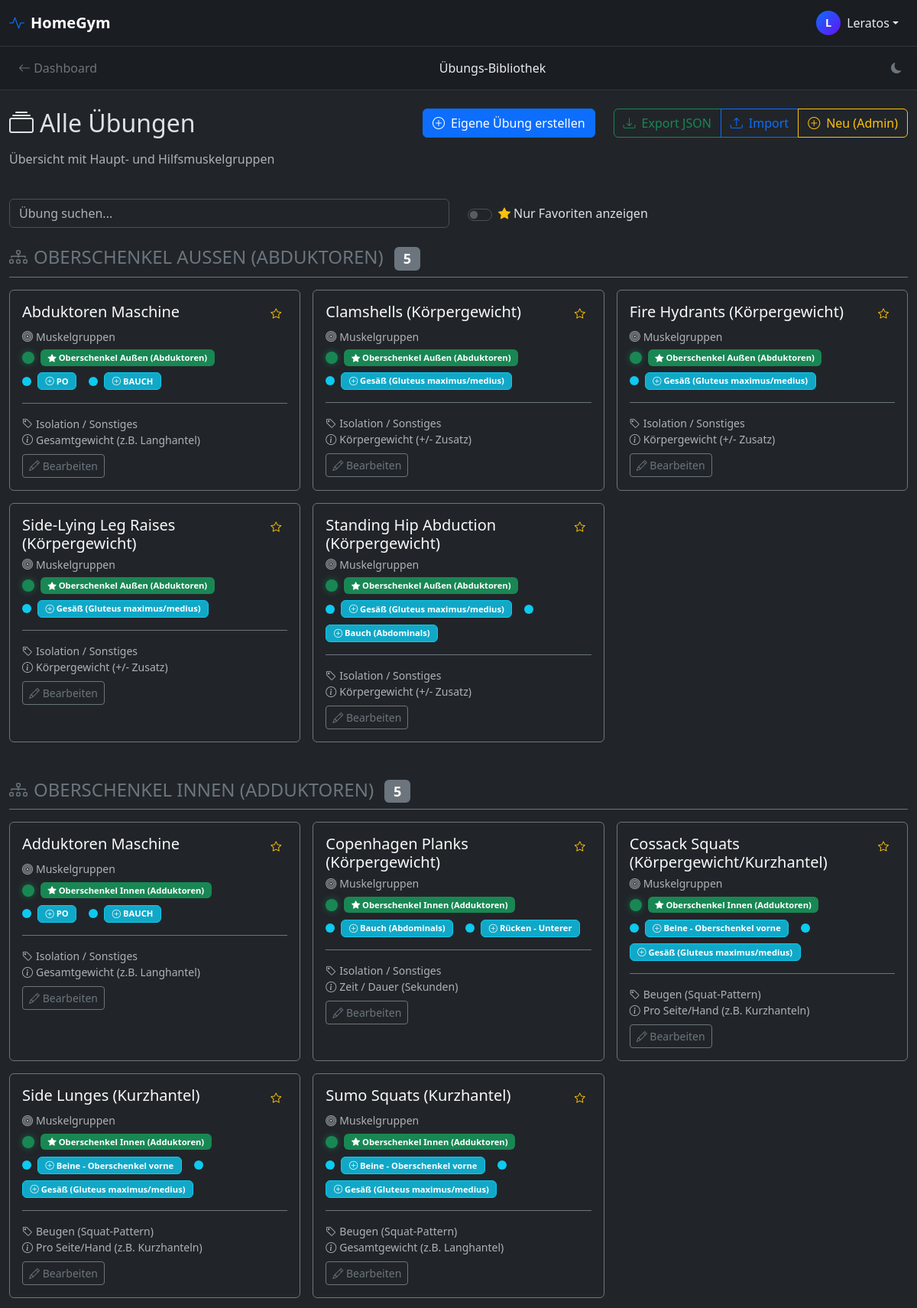
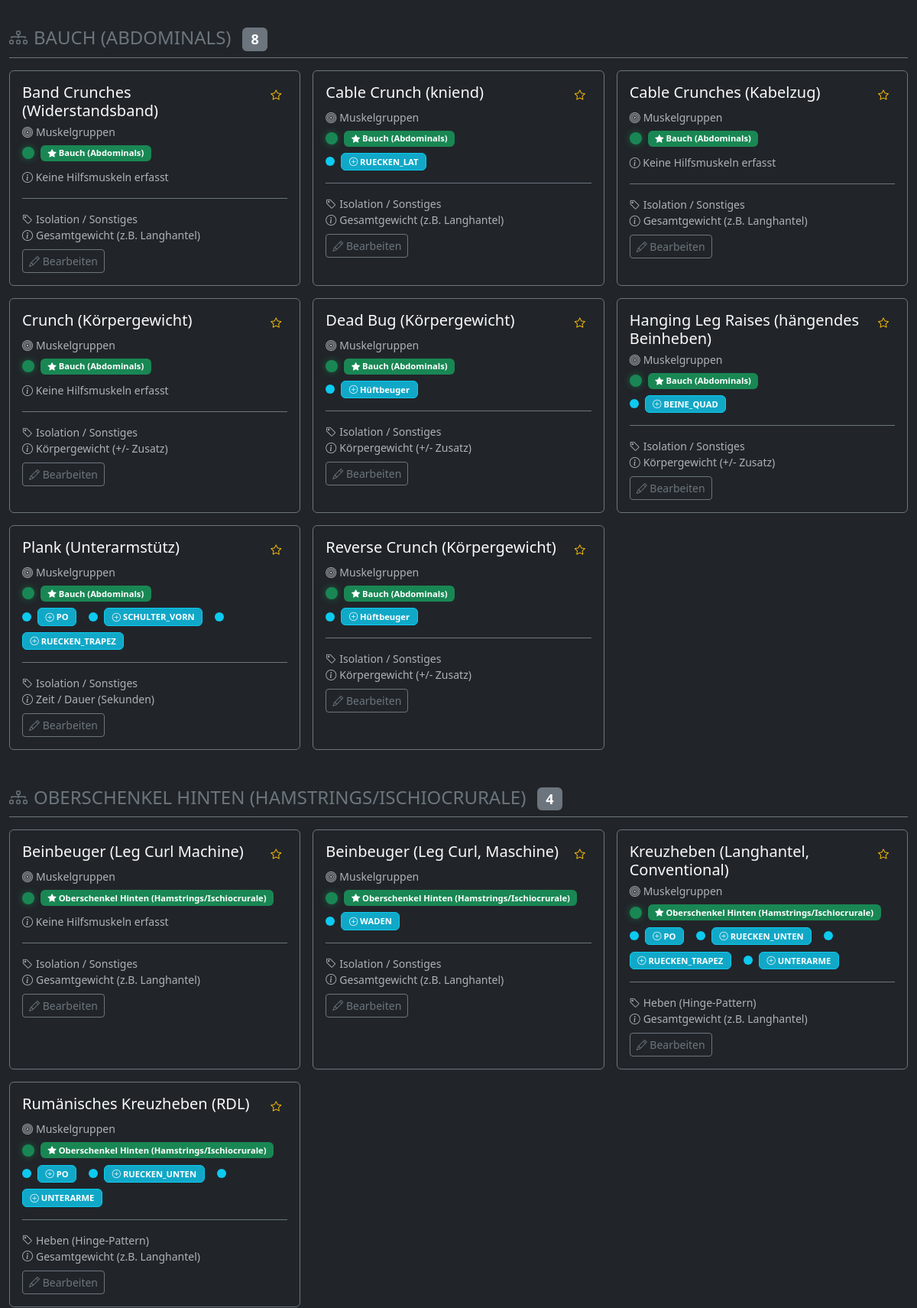
/uebungen/ (signed in, upper part), run on the app's committed database (2 pictures, top to bottom).
### core/models.py (models this page shows, shortened)
class Uebung(models.Model):
    bezeichnung = models.CharField(max_length=100, verbose_name="Name der Übung")
    muskelgruppe = models.CharField(max_length=50, choices=MUSKELGRUPPEN, verbose_name="Hauptmuskel")
    hilfsmuskeln = models.JSONField(default=list, blank=True, verbose_name="Hilfsmuskelgruppen")
    gewichts_typ = models.CharField(max_length=20, choices=GEWICHTS_TYP, default='GESAMT', verbose_name="Gewichtsart")
    bewegungstyp = models.CharField(max_length=20, choices=BEWEGUNGS_TYP, default='ISOLATION', verbose_name="Bewegungsmuster")
    equipment = models.ManyToManyField(Equipment, related_name="uebungen", blank=True, verbose_name="Benötigtes Equipment")
    beschreibung = models.TextField(blank=True, verbose_name="Anleitung / Notizen")
    bild = models.ImageField(upload_to='uebungen_bilder/', blank=True, null=True, verbose_name="Foto/Grafik")
    video_link = models.URLField(blank=True, null=True, verbose_name="YouTube Link")
    favoriten = models.ManyToManyField(User, related_name="favoriten_uebungen", blank=True)
    created_by = models.ForeignKey(User, on_delete=models.CASCADE, related_name="custom_uebungen", null=True, blank=True, verbose_name="Erstellt von")
    is_custom = models.BooleanField(default=False, verbose_name="Benutzerdefinierte Übung")
    erstellt_am = models.DateTimeField(auto_now_add=True)
    class Meta:
        verbose_name = "Übung"
        verbose_name_plural = "Übungen"
        ordering = ['bezeichnung']

### core/views.py (the view)
# urls.py: path('uebungen/', views.uebungen_auswahl, name='uebungen_auswahl'),
@login_required
def uebungen_auswahl(request):
    user_equipment_ids = request.user.verfuegbares_equipment.values_list('id', flat=True)
    base_queryset = Uebung.objects.filter(
        Q(is_custom=False) | Q(created_by=request.user)
    ).prefetch_related('equipment', 'favoriten')
    if user_equipment_ids:
        uebungen = []
        for uebung in base_queryset.order_by('muskelgruppe', 'bezeichnung'):
            required_eq_ids = set(uebung.equipment.values_list('id', flat=True))
            if not required_eq_ids or required_eq_ids.issubset(set(user_equipment_ids)):
                uebungen.append(uebung)
    else:
        uebungen = base_queryset.filter(equipment__isnull=True).distinct().order_by('muskelgruppe', 'bezeichnung')
    uebungen_nach_gruppe = {}
    for uebung in uebungen:
        mg_label = dict(MUSKELGRUPPEN).get(uebung.muskelgruppe, uebung.muskelgruppe)
        if mg_label not in uebungen_nach_gruppe:
            uebungen_nach_gruppe[mg_label] = []
        hilfs_labels = []
        if uebung.hilfsmuskeln:
            if isinstance(uebung.hilfsmuskeln, str):
                hilfs_texte = [h.strip() for h in uebung.hilfsmuskeln.split(',')]
            else:
                hilfs_texte = uebung.hilfsmuskeln
            text_to_code = {
                'Trizeps': 'TRIZEPS',
                'Bizeps': 'BIZEPS',
                'Brust': 'BRUST',
                'Schulter - Vordere': 'SCHULTER_VORN',
                'Schulter - Seitliche': 'SCHULTER_SEIT',
                'Schulter - Hintere': 'SCHULTER_HINT',
                'Bauch': 'BAUCH',
                'Po': 'PO',
                'Unterarme': 'UNTERARME',
                'Rücken - Nacken/Trapez': 'RUECKEN_TRAPEZ',
                'Rücken - Breiter Muskel': 'RUECKEN_LAT',
                'Rücken - Latissimus': 'RUECKEN_LAT',
                'Unterer Rücken': 'RUECKEN_UNTEN',
                'Beine - Quadrizeps': 'BEINE_QUAD',
                'Beine - Hamstrings': 'BEINE_HAM',
                'Waden': 'WADEN',
                'Adduktoren': 'ADDUKTOREN',
            }
            import re
            for hilfs_text in hilfs_texte:
                hilfs_text_clean = re.sub(r'\([^)]*\)', '', hilfs_text).strip()
                code = text_to_code.get(hilfs_text_clean)
                if code:
                    label = dict(MUSKELGRUPPEN).get(code, hilfs_text_clean)
                    hilfs_labels.append(label)
                else:
                    hilfs_labels.append(hilfs_text_clean)
        uebung.muskelgruppe_label = mg_label
        uebung.hilfsmuskeln_labels = hilfs_labels
        uebung.hilfsmuskeln_count = len(hilfs_labels)
        uebungen_nach_gruppe[mg_label].append(uebung)
    context = {
        'uebungen_nach_gruppe': uebungen_nach_gruppe,
        'user_equipment': request.user.verfuegbares_equipment.all(),
    }
    return render(request, 'core/uebungen_auswahl.html', context)

### core/context_processors.py (called while the page is built)
def global_context(request):
    return {
        'current_year': datetime.now().year,
    }

### core/templates/core/uebungen_auswahl.html (shortened to what this page needs)
{% load static %}
{% load static %}<!doctype html>
<html lang="de" data-bs-theme="dark" id="htmlRoot">
<head>
    <link href="https://cdn.jsdelivr.net/npm/bootstrap@5.3.3/dist/css/bootstrap.min.css" rel="stylesheet">
    <link rel="stylesheet" href="https://cdn.jsdelivr.net/npm/bootstrap-icons@1.11.3/font/bootstrap-icons.min.css">
    <link rel="stylesheet" href="{% static 'core/css/theme-styles.css' %}">
    <link rel="stylesheet" href="{% static 'core/css/toast.css' %}">
</head>
<body>
    {% include 'core/includes/global_header.html' %}
    <nav class="navbar navbar-page border-bottom">
        <div class="container-fluid">
            <a class="btn btn-outline-secondary border-0" href="{% url 'dashboard' %}">
                <i class="bi bi-arrow-left"></i> Dashboard
            </a>
            <span class="navbar-text">Übungs-Bibliothek</span>
                    <button onclick="toggleTheme()" class="btn btn-sm btn-outline-secondary border-0 ms-2" title="Theme wechseln">
              <i class="bi bi-moon-fill" id="themeIcon"></i>
            </button>
</div>
    </nav>
    <div class="container-fluid py-4">
        <div class="row mb-4">
            <div class="col">
                <h2 class="mb-3">
                    <i class="bi bi-collection me-2"></i>Alle Übungen
                </h2>
                <p class="text-muted">
                    Übersicht mit Haupt- und Hilfsmuskelgruppen
                </p>
            </div>
            <div class="col-auto">
                <button type="button" class="btn btn-primary" data-bs-toggle="modal" data-bs-target="#createCustomExerciseModal">
                    <i class="bi bi-plus-circle me-2"></i>Eigene Übung erstellen
                </button>
            </div>
            {% if user.is_staff %}
            <div class="col-auto">
                <div class="btn-group" role="group">
                    <a href="{% url 'export_uebungen' %}" class="btn btn-outline-success" title="Übungen exportieren">
                        <i class="bi bi-download me-2"></i>Export JSON
                    </a>
                    <button type="button" class="btn btn-outline-primary" data-bs-toggle="modal" data-bs-target="#importModal" title="Übungen importieren">
                        <i class="bi bi-upload me-2"></i>Import
                    </button>
                    <a href="{% url 'admin:core_uebung_add' %}" class="btn btn-outline-warning" title="Neue Übung">
                        <i class="bi bi-plus-circle me-2"></i>Neu (Admin)
                    </a>
                </div>
            </div>
            {% endif %}
        </div>
        <div class="row mb-4">
            <div class="col-md-6">
                <input type="text" id="searchExercises" class="form-control" placeholder="Übung suchen...">
            </div>
            <div class="col-md-6">
                <div class="form-check form-switch d-flex align-items-center h-100">
                    <input class="form-check-input" type="checkbox" id="favoritenFilter" style="cursor: pointer;">
                    <label class="form-check-label ms-2" for="favoritenFilter" style="cursor: pointer;">
                        <i class="bi bi-star-fill text-warning me-1"></i>Nur Favoriten anzeigen
                    </label>
                </div>
            </div>
        </div>
        {% for gruppe, uebungen in uebungen_nach_gruppe.items %}
        <div class="muscle-group-section mb-5">
            <h4 class="text-secondary text-uppercase mb-3 border-bottom border-secondary pb-2">
                <i class="bi bi-diagram-3 me-2"></i>{{ gruppe }}
                <span class="badge bg-secondary ms-2">{{ uebungen|length }}</span>
            </h4>
            <div class="row g-3">
                {% for uebung in uebungen %}
                <div class="col-lg-4 col-md-6 exercise-item" data-name="{{ uebung.bezeichnung|lower }}">
                    <a href="{% url 'exercise_detail' uebung.id %}" class="text-decoration-none">
                        <div class="card exercise-card bg-dark border-secondary h-100">
                            <div class="card-body">
                                <div class="d-flex justify-content-between align-items-start mb-2">
                                    <h5 class="card-title mb-0 text-light flex-grow-1">
                                        {{ uebung.bezeichnung }}
                                    </h5>
                                    <button
                                        class="btn btn-sm btn-outline-warning border-0 favorit-btn {% if user in uebung.favoriten.all %}active{% endif %}"
                                        onclick="event.preventDefault(); event.stopPropagation(); toggleFavorit({{ uebung.id }}, this);"
                                        title="{% if user in uebung.favoriten.all %}Aus Favoriten entfernen{% else %}Zu Favoriten hinzufügen{% endif %}">
                                        <i class="bi {% if user in uebung.favoriten.all %}bi-star-fill{% else %}bi-star{% endif %} text-warning"></i>
                                    </button>
                                </div>
                            <div class="mb-3">
                                <h6 class="text-muted small mb-2">
                                    <i class="bi bi-bullseye me-1"></i>Muskelgruppen
                                </h6>
                                <div class="muscle-visual mb-2">
                                    <span class="muscle-dot primary" title="Hauptmuskel"></span>
                                    <span class="badge muscle-badge primary">
                                        <i class="bi bi-star-fill"></i> {{ uebung.muskelgruppe_label }}
                                    </span>
                                </div>
                                {% if uebung.hilfsmuskeln_labels %}
                                <div class="muscle-visual">
                                    {% for hilfs in uebung.hilfsmuskeln_labels %}
                                    <span class="muscle-dot secondary" title="Hilfsmuskel"></span>
                                    <span class="badge muscle-badge secondary">
                                        <i class="bi bi-plus-circle"></i> {{ hilfs }}
                                    </span>
                                    {% if not forloop.last %}<br>{% endif %}
                                    {% endfor %}
                                </div>
                                {% else %}
                                <small class="text-muted">
                                    <i class="bi bi-info-circle"></i> Keine Hilfsmuskeln erfasst
                                </small>
                                {% endif %}
                            </div>
                            <div class="mt-auto pt-3 border-top border-secondary">
                                <small class="text-muted d-block">
                                    <i class="bi bi-tag me-1"></i>{{ uebung.get_bewegungstyp_display }}
                                </small>
                                <small class="text-muted d-block">
                                    <i class="bi bi-info-circle me-1"></i>{{ uebung.get_gewichts_typ_display }}
                                </small>
                                {% if user.is_staff %}
                                <div class="mt-2">
                                    <a href="{% url 'admin:core_uebung_change' uebung.id %}" class="btn btn-sm btn-outline-secondary" onclick="event.stopPropagation();">
                                        <i class="bi bi-pencil"></i> Bearbeiten
                                    </a>
                                </div>
                                {% endif %}
                            </div>
                        </div>
                    </div>
                    </a>
                </div>
                {% endfor %}
            </div>
        </div>
        {% endfor %}
    </div>
</body>
</html>

### core/templates/core/includes/global_header.html (shortened to what this page needs)
<nav class="navbar navbar-theme border-bottom sticky-top">
    <div class="container-fluid">
        <a class="navbar-brand fw-bold d-flex align-items-center" href="{% url 'dashboard' %}">
            <i class="bi bi-activity text-primary me-2"></i>
            <span class="d-none d-sm-inline">HomeGym</span>
        </a>
        <div class="dropdown">
            <button class="btn btn-theme dropdown-toggle d-flex align-items-center border-0"
                    type="button"
                    id="userDropdown"
                    data-bs-toggle="dropdown"
                    aria-expanded="false">
                <div class="user-avatar me-2">
                    {{ user.username|slice:":1"|upper }}
                </div>
                <span class="d-none d-md-inline">{{ user.username }}</span>
            </button>
        </div>
    </div>
</nav>

### core/static/core/css/theme-styles.css (style rules this page uses)
[data-bs-theme="dark"] .card { background-color: #2b3035; color: #fff; }
.navbar-page { background-color: var(--bs-body-bg); border-bottom-color: var(--bs-border-color) !important; }
[data-bs-theme="dark"] .navbar-page { background-color: #1a1d21; border-bottom-color: #30363d !important; }
.navbar-page .navbar-text, .navbar-page .page-title { color: var(--bs-body-color); }
[data-bs-theme="dark"] .navbar-page .navbar-text, [data-bs-theme="dark"] .navbar-page .page-title { color: #e9ecef; }

### core/templates/core/uebungen_auswahl.html (style rules this page uses)
.exercise-card { transition: all 0.2s; }
.exercise-card .text-light { color: #f8f9fa !important; }
.muscle-visual { display: flex; align-items: center; gap: 0.5rem; flex-wrap: wrap; }
.muscle-dot { width: 12px; height: 12px; border-radius: 50%; display: inline-block; }
.muscle-dot.primary { background-color: #198754; width: 16px; height: 16px; box-shadow: 0 0 8px rgba(25, 135, 84, 0.6); }
.muscle-dot.secondary { background-color: #0dcaf0; }
.muscle-badge { font-size: 0.7rem; padding: 0.3rem 0.6rem; }
.muscle-badge.primary { background-color: #198754; }
.muscle-badge.secondary { background-color: rgba(13, 202, 240, 0.8); border: 1px solid #0dcaf0; }
.favorit-btn { padding: 0.25rem 0.5rem; transition: all 0.2s; }

### core/templates/core/includes/global_header.html (style rules this page uses)
.navbar-theme { background-color: var(--bs-body-bg); border-bottom-color: var(--bs-border-color) !important; }
[data-bs-theme="dark"] .navbar-theme { background-color: #1a1d21; border-bottom-color: #30363d !important; }
.btn-theme { background-color: transparent; color: var(--bs-body-color); }
[data-bs-theme="dark"] .btn-theme { color: #e9ecef; }
.user-avatar { width: 32px; height: 32px; background: linear-gradient(135deg, #0d6efd, #6610f2); border-radius: 50%; display: flex; align-items: center; justify-content: center; font-weight: bold; font-size: 0.9rem; color: white; }

### data on the page
Uebung: gruppe "OBERSCHENKEL AUSSEN (ABDUKTOREN)", uebungen "5", bezeichnung "Abduktoren Maschine", muskelgruppe_label "Oberschenkel Außen (Abduktoren)", hilfsmuskeln_labels "PO" "BAUCH", bewegungstyp "Isolation / Sonstiges", gewichts_typ "Gesamtgewicht (z.B. Langhantel)"
Uebung: bezeichnung "Clamshells (Körpergewicht)", muskelgruppe_label "Oberschenkel Außen (Abduktoren)", hilfsmuskeln_labels "Gesäß (Gluteus maximus/medius)", bewegungstyp "Isolation / Sonstiges", gewichts_typ "Körpergewicht (+/- Zusatz)"
Uebung: bezeichnung "Fire Hydrants (Körpergewicht)", muskelgruppe_label "Oberschenkel Außen (Abduktoren)", hilfsmuskeln_labels "Gesäß (Gluteus maximus/medius)", bewegungstyp "Isolation / Sonstiges", gewichts_typ "Körpergewicht (+/- Zusatz)"
Uebung: bezeichnung "Side-Lying Leg Raises (Körpergewicht)", muskelgruppe_label "Oberschenkel Außen (Abduktoren)", hilfsmuskeln_labels "Gesäß (Gluteus maximus/medius)", bewegungstyp "Isolation / Sonstiges", gewichts_typ "Körpergewicht (+/- Zusatz)"
Uebung: bezeichnung "Standing Hip Abduction (Körpergewicht)", muskelgruppe_label "Oberschenkel Außen (Abduktoren)", hilfsmuskeln_labels "Gesäß (Gluteus maximus/medius)" "Bauch (Abdominals)", bewegungstyp "Isolation / Sonstiges", gewichts_typ "Körpergewicht (+/- Zusatz)"
Uebung: gruppe "OBERSCHENKEL INNEN (ADDUKTOREN)", uebungen "5", bezeichnung "Adduktoren Maschine", muskelgruppe_label "Oberschenkel Innen (Adduktoren)", hilfsmuskeln_labels "PO" "BAUCH", bewegungstyp "Isolation / Sonstiges", gewichts_typ "Gesamtgewicht (z.B. Langhantel)"
Uebung: bezeichnung "Copenhagen Planks (Körpergewicht)", muskelgruppe_label "Oberschenkel Innen (Adduktoren)", hilfsmuskeln_labels "Bauch (Abdominals)" "Rücken - Unterer", bewegungstyp "Isolation / Sonstiges", gewichts_typ "Zeit / Dauer (Sekunden)"
Uebung: bezeichnung "Cossack Squats (Körpergewicht/Kurzhantel)", muskelgruppe_label "Oberschenkel Innen (Adduktoren)", hilfsmuskeln_labels "Beine - Oberschenkel vorne" "Gesäß (Gluteus maximus/medius)", bewegungstyp "Beugen (Squat-Pattern)", gewichts_typ "Pro Seite/Hand (z.B. Kurzhanteln)"
Uebung: bezeichnung "Side Lunges (Kurzhantel)", muskelgruppe_label "Oberschenkel Innen (Adduktoren)", hilfsmuskeln_labels "Beine - Oberschenkel vorne" "Gesäß (Gluteus maximus/medius)", bewegungstyp "Beugen (Squat-Pattern)", gewichts_typ "Pro Seite/Hand (z.B. Kurzhanteln)"
Uebung: bezeichnung "Sumo Squats (Kurzhantel)", muskelgruppe_label "Oberschenkel Innen (Adduktoren)", hilfsmuskeln_labels "Beine - Oberschenkel vorne" "Gesäß (Gluteus maximus/medius)", bewegungstyp "Beugen (Squat-Pattern)", gewichts_typ "Gesamtgewicht (z.B. Langhantel)"
Uebung: gruppe "BAUCH (ABDOMINALS)", uebungen "8", bezeichnung "Band Crunches (Widerstandsband)", muskelgruppe_label "Bauch (Abdominals)", shows "Keine Hilfsmuskeln erfasst", bewegungstyp "Isolation / Sonstiges", gewichts_typ "Gesamtgewicht (z.B. Langhantel)"
Uebung: bezeichnung "Cable Crunch (kniend)", muskelgruppe_label "Bauch (Abdominals)", hilfsmuskeln_labels "RUECKEN_LAT", bewegungstyp "Isolation / Sonstiges", gewichts_typ "Gesamtgewicht (z.B. Langhantel)"
Uebung: bezeichnung "Cable Crunches (Kabelzug)", muskelgruppe_label "Bauch (Abdominals)", shows "Keine Hilfsmuskeln erfasst", bewegungstyp "Isolation / Sonstiges", gewichts_typ "Gesamtgewicht (z.B. Langhantel)"
Uebung: bezeichnung "Crunch (Körpergewicht)", muskelgruppe_label "Bauch (Abdominals)", shows "Keine Hilfsmuskeln erfasst", bewegungstyp "Isolation / Sonstiges", gewichts_typ "Körpergewicht (+/- Zusatz)"
Uebung: bezeichnung "Dead Bug (Körpergewicht)", muskelgruppe_label "Bauch (Abdominals)", hilfsmuskeln_labels "Hüftbeuger", bewegungstyp "Isolation / Sonstiges", gewichts_typ "Körpergewicht (+/- Zusatz)"
Uebung: bezeichnung "Hanging Leg Raises (hängendes Beinheben)", muskelgruppe_label "Bauch (Abdominals)", hilfsmuskeln_labels "BEINE_QUAD", bewegungstyp "Isolation / Sonstiges", gewichts_typ "Körpergewicht (+/- Zusatz)"
Uebung: bezeichnung "Plank (Unterarmstütz)", muskelgruppe_label "Bauch (Abdominals)", hilfsmuskeln_labels "PO" "SCHULTER_VORN" "RUECKEN_TRAPEZ", bewegungstyp "Isolation / Sonstiges", gewichts_typ "Zeit / Dauer (Sekunden)"
Uebung: bezeichnung "Reverse Crunch (Körpergewicht)", muskelgruppe_label "Bauch (Abdominals)", hilfsmuskeln_labels "Hüftbeuger", bewegungstyp "Isolation / Sonstiges", gewichts_typ "Körpergewicht (+/- Zusatz)"
Uebung: gruppe "OBERSCHENKEL HINTEN (HAMSTRINGS/ISCHIOCRURALE)", uebungen "4", bezeichnung "Beinbeuger (Leg Curl Machine)", muskelgruppe_label "Oberschenkel Hinten (Hamstrings/Ischiocrurale)", shows "Keine Hilfsmuskeln erfasst", bewegungstyp "Isolation / Sonstiges", gewichts_typ "Gesamtgewicht (z.B. Langhantel)"
Uebung: bezeichnung "Beinbeuger (Leg Curl, Maschine)", muskelgruppe_label "Oberschenkel Hinten (Hamstrings/Ischiocrurale)", hilfsmuskeln_labels "WADEN", bewegungstyp "Isolation / Sonstiges", gewichts_typ "Gesamtgewicht (z.B. Langhantel)"
Uebung: bezeichnung "Kreuzheben (Langhantel, Conventional)", muskelgruppe_label "Oberschenkel Hinten (Hamstrings/Ischiocrurale)", hilfsmuskeln_labels "PO" "RUECKEN_UNTEN" "RUECKEN_TRAPEZ" "UNTERARME", bewegungstyp "Heben (Hinge-Pattern)", gewichts_typ "Gesamtgewicht (z.B. Langhantel)"
Uebung: bezeichnung "Rumänisches Kreuzheben (RDL)", muskelgruppe_label "Oberschenkel Hinten (Hamstrings/Ischiocrurale)", hilfsmuskeln_labels "PO" "RUECKEN_UNTEN" "UNTERARME", bewegungstyp "Heben (Hinge-Pattern)", gewichts_typ "Gesamtgewicht (z.B. Langhantel)"

### other printed values
{{ user.username|slice:":1"|upper }} "L"
{{ user.username }} "Leratos"
